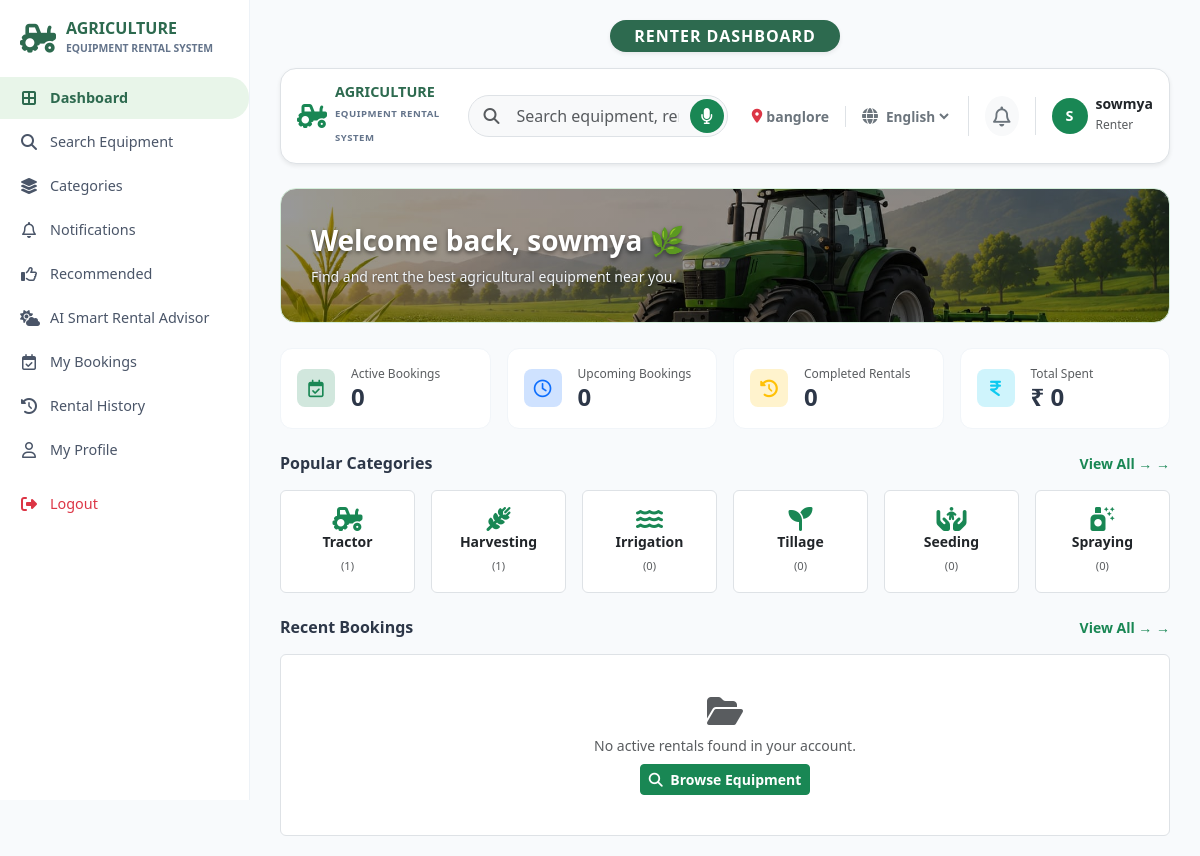
/renter_dashboard.php (signed in), run on the app's committed database.
### tables this page shows
CREATE TABLE `users` (
  `user_id` int(11) NOT NULL,
  `full_name` varchar(100) NOT NULL,
  `email` varchar(100) NOT NULL,
  `phone` varchar(15) NOT NULL,
  `password` varchar(255) NOT NULL,
  `role` enum('renter','lender') NOT NULL,
  `security_question` varchar(255) DEFAULT NULL,
  `security_answer` varchar(255) DEFAULT NULL,
  `address` varchar(255) DEFAULT NULL,
  `profile_pic` varchar(255) DEFAULT 'default_avatar.png',
  `reset_otp` varchar(6) DEFAULT NULL,
  `otp_expires_at` datetime DEFAULT NULL,
  `otp_code` varchar(6) DEFAULT NULL,
  `otp_expiry` datetime DEFAULT NULL
);

CREATE TABLE `categories` (
  `category_id` int(11) NOT NULL,
  `category_name` varchar(50) NOT NULL,
  `description` text DEFAULT NULL,
  `image` varchar(255) DEFAULT NULL,
  `icon_class` varchar(50) DEFAULT 'fa-tractor'
);

### includes/lang.php (called while the page is built, shortened)
<?php
$current_lang = $_SESSION['lang'] ?? 'en';
function __($key) {
    global $translations, $current_lang;
    return $translations[$current_lang][$key] ?? $translations['en'][$key] ?? $key;
}
?>

### renter_dashboard.php (the view, shortened to what this page needs)
<?php
require_once 'includes/lang.php';
$user_id = mysqli_real_escape_string($conn, $_SESSION['user_id']);
$user_query = "SELECT full_name, email, COALESCE(address, 'Not Specified') AS address, COALESCE(city, '') AS city, COALESCE(district, '') AS district, COALESCE(state, '') AS state FROM users WHERE user_id = '$user_id'";
$user_res = mysqli_query($conn, $user_query);
$user_info = mysqli_fetch_assoc($user_res);
function dashboard_category_label($category_name) {
    $key = strtolower(trim($category_name));
    $category_keys = [
        'tractor' => 'tractor',
        'harvesting' => 'harvesting',
        'irrigation' => 'irrigation',
        'tillage' => 'tillage',
        'seeding' => 'seeding',
        'spraying' => 'spraying'
    ];
    if (isset($category_keys[$key])) {
        $translated = __($category_keys[$key]);
        return ($translated !== $category_keys[$key]) ? $translated : $category_name;
    }
    return $category_name;
}
$active_sql = "SELECT COUNT(*) AS total FROM bookings WHERE renter_id = '$user_id' AND status IN ('confirmed', 'active')";
$active_res = mysqli_query($conn, $active_sql);
$active_count = ($active_res) ? mysqli_fetch_assoc($active_res)['total'] : 0;
$upcoming_sql = "SELECT COUNT(*) AS total FROM bookings WHERE renter_id = '$user_id' AND status = 'pending'";
$upcoming_res = mysqli_query($conn, $upcoming_sql);
$upcoming_count = ($upcoming_res) ? mysqli_fetch_assoc($upcoming_res)['total'] : 0;
$completed_sql = "SELECT COUNT(*) AS total FROM bookings WHERE renter_id = '$user_id' AND status = 'completed'";
$completed_res = mysqli_query($conn, $completed_sql);
$completed_count = ($completed_res) ? mysqli_fetch_assoc($completed_res)['total'] : 0;
$spent_sql = "SELECT SUM(total_amount) AS total FROM bookings WHERE renter_id = '$user_id' AND status = 'completed'";
$spent_res = mysqli_query($conn, $spent_sql);
$spent_val = mysqli_fetch_assoc($spent_res)['total'];
$total_spent = ($spent_val) ? number_format($spent_val, 0) : '0';
$cat_query = "SELECT category_id, category_name, icon_class FROM categories LIMIT 6";
$cat_res = mysqli_query($conn, $cat_query);
$recent_query = "SELECT b.*, e.title AS equipment_name
                 FROM bookings b
                 JOIN equipment e ON b.equipment_id = e.equipment_id
                 WHERE b.renter_id = '$user_id'
                 ORDER BY b.booking_id DESC LIMIT 5";
$recent_res = mysqli_query($conn, $recent_query);
?>
<!DOCTYPE html>
<html lang="<?= $current_lang; ?>">
<head>
    <link href="https://cdn.jsdelivr.net/npm/bootstrap@5.3.2/dist/css/bootstrap.min.css" rel="stylesheet">
    <link rel="stylesheet" href="https://cdnjs.cloudflare.com/ajax/libs/font-awesome/6.4.2/css/all.min.css">
</head>
<body>
    <?php include 'renter_sidebar.php'; ?>
    <div class="main-wrapper">
        <div class="text-center mb-3">
            <span class="badge bg-success text-white px-4 py-2 rounded-pill fs-6 fw-bold shadow-sm" style="background-color: #2d6a4f !important; letter-spacing: 1px;">
                <?= strtoupper(__('renter_dashboard')); ?>
            </span>
        </div>
        <div class="top-navbar bg-white p-3 rounded-4 shadow-sm border d-flex align-items-center justify-content-between mb-4">
            <div class="d-flex align-items-center gap-3">
                <div class="brand-logo d-flex align-items-center gap-2">
                    <i class="fa-solid fa-tractor text-success fa-xl"></i>
                    <div>
                        <strong style="color: #2d6a4f; display: block; line-height: 1; font-size: 0.9rem;">AGRICULTURE</strong>
                        <span style="font-size: 0.6rem; color: #64748b; font-weight: 700; letter-spacing: 0.5px;">EQUIPMENT RENTAL SYSTEM</span>
                    </div>
                </div>
            </div>
            <form action="search_equipment.php" method="GET" id="searchForm" class="flex-grow-1 mx-4" style="max-width: 450px;">
                <div class="position-relative d-flex align-items-center">
                    <i class="fa-solid fa-magnifying-glass position-absolute start-0 ms-3 text-muted"></i>
                    <input type="text" name="q" id="searchInput" class="form-control rounded-pill ps-5 pe-5 border bg-light"
                           placeholder="<?= __('search_placeholder'); ?>" style="height: 42px;">
                    <button type="button" id="micBtn" onclick="startVoiceSearch()"
                            class="btn btn-success rounded-circle position-absolute end-0 me-1 d-flex align-items-center justify-content-center"
                            style="width: 34px; height: 34px; border: none;" title="Click to speak">
                        <i class="fa-solid fa-microphone text-white" id="micIcon"></i>
                    </button>
                </div>
            </form>
            <div class="d-flex align-items-center gap-3">
                <div class="small text-secondary fw-semibold d-none d-lg-flex align-items-center gap-1">
                    <i class="fa-solid fa-location-dot text-danger"></i>
                    <span><?= htmlspecialchars($user_info['address'] ?? 'Devanahalli, Bengaluru Rural'); ?></span>
                </div>
                <div class="d-flex align-items-center gap-1 border-start ps-3">
                    <i class="fa-solid fa-globe text-secondary"></i>
                    <select class="lang-select border-0 bg-transparent fw-semibold text-secondary small"
                            onchange="window.location.href='renter_dashboard.php?lang=' + this.value;">
                        <option value="en" <?= ($current_lang === 'en') ? 'selected' : ''; ?>>English</option>
                    </select>
                </div>
                <div class="border-start ps-3">
                    <a href="notifications.php?lang=<?= urlencode($current_lang); ?>"
                       class="btn btn-light border-0 position-relative p-2 rounded-circle"
                       title="<?= htmlspecialchars(__('notifications')); ?>">
                        <i class="fa-regular fa-bell text-secondary fa-lg"></i>
                    </a>
                </div>
                <a href="profile.php" class="d-flex align-items-center gap-2 border-start ps-3 text-decoration-none text-dark" title="<?= htmlspecialchars(__('my_profile')); ?>">
                    <div class="bg-success text-white rounded-circle d-flex align-items-center justify-content-center fw-bold"
                         style="width: 36px; height: 36px; font-size: 0.9rem;">
                        <?= strtoupper(substr($user_info['full_name'] ?? 'P', 0, 1)); ?>
                    </div>
                    <div class="d-none d-sm-block">
                        <div class="fw-bold small lh-1">
                            <?= htmlspecialchars($user_info['full_name'] ?? 'Pragathi'); ?>
                        </div>
                        <span class="text-muted" style="font-size: 0.75rem;">
                            <?= htmlspecialchars(__('renter_role')); ?>
                        </span>
                    </div>
                </a>
            </div>
        </div>
        <div class="welcome-banner">
            <div style="max-width: 100%;">
                <h3 class="fw-bold mb-2">
                    <?= __('welcome_back'); ?>, <?= htmlspecialchars($user_info['full_name'] ?? 'User'); ?> 🌿
                </h3>
                <p class="mb-0 small">
                    <?= __('find_and_rent'); ?>
                </p>
            </div>
        </div>
        <div class="row g-3 mb-4">
            <div class="col-md-3">
                <div class="stat-card d-flex align-items-center gap-3">
                    <div class="stat-icon-wrapper bg-success-subtle text-success">
                        <i class="fa-regular fa-calendar-check"></i>
                    </div>
                    <div>
                        <div class="text-muted" style="font-size: 0.75rem;">
                            <?= __('active_bookings'); ?>
                        </div>
                        <h4 class="fw-bold mb-0">
                            <?= $active_count; ?>
                        </h4>
                    </div>
                </div>
            </div>
            <div class="col-md-3">
                <div class="stat-card d-flex align-items-center gap-3">
                    <div class="stat-icon-wrapper bg-primary-subtle text-primary">
                        <i class="fa-regular fa-clock"></i>
                    </div>
                    <div>
                        <div class="text-muted" style="font-size: 0.75rem;">
                            <?= __('upcoming_bookings'); ?>
                        </div>
                        <h4 class="fw-bold mb-0">
                            <?= $upcoming_count; ?>
                        </h4>
                    </div>
                </div>
            </div>
            <div class="col-md-3">
                <div class="stat-card d-flex align-items-center gap-3">
                    <div class="stat-icon-wrapper bg-warning-subtle text-warning">
                        <i class="fa-solid fa-history"></i>
                    </div>
                    <div>
                        <div class="text-muted" style="font-size: 0.75rem;">
                            <?= __('completed_rentals'); ?>
                        </div>
                        <h4 class="fw-bold mb-0">
                            <?= $completed_count; ?>
                        </h4>
                    </div>
                </div>
            </div>
            <div class="col-md-3">
                <div class="stat-card d-flex align-items-center gap-3">
                    <div class="stat-icon-wrapper bg-info-subtle text-info">
                        <i class="fa-solid fa-indian-rupee-sign"></i>
                    </div>
                    <div>
                        <div class="text-muted" style="font-size: 0.75rem;">
                            <?= __('total_spent'); ?>
                        </div>
                        <h4 class="fw-bold mb-0">
                            ₹ <?= $total_spent; ?>
                        </h4>
                    </div>
                </div>
            </div>
        </div>
        <div class="d-flex justify-content-between align-items-center mb-3">
            <h6 class="fw-bold mb-0">
                <?= __('popular_categories'); ?>
            </h6>
            <a href="categories.php" class="text-success small text-decoration-none fw-semibold">
                <?= __('view_all'); ?> →
            </a>
        </div>
        <div class="row g-3 mb-4">
            <?php if ($cat_res && mysqli_num_rows($cat_res) > 0): ?>
                <?php while ($cat = mysqli_fetch_assoc($cat_res)): ?>
                    <?php
                        $cat_name = dashboard_category_label($cat['category_name']);
                        $q_equip = "SELECT COUNT(*) AS total
                                    FROM equipment
                                    WHERE category_id = " . (int)$cat['category_id'];
                        $res_equip = mysqli_query($conn, $q_equip);
                        $row_equip = mysqli_fetch_assoc($res_equip);
                        $total_equipment_count = $row_equip['total'] ?? 0;
                    ?>
                    <div class="col-md-2 col-4">
                        <a href="category_items.php?category_id=<?= (int)$cat['category_id']; ?>" class="text-decoration-none text-dark d-block h-100">
                            <div class="bg-white border rounded p-3 text-center h-100 cat-box">
                                <i class="<?= $cat['icon_class'] ?: 'fa-solid fa-gears'; ?> text-success fa-xl mb-2"></i>
                                <div class="fw-bold small">
                                    <?= htmlspecialchars($cat_name); ?>
                                </div>
                                <span class="text-muted" style="font-size: 0.7rem;">
                                    (<?= (int)$total_equipment_count; ?>)
                                </span>
                            </div>
                        </a>
                    </div>
                <?php endwhile; ?>
            <?php endif; ?>
        </div>
        <div class="d-flex justify-content-between align-items-center mb-3">
            <h6 class="fw-bold mb-0">
                <?= __('recent_bookings'); ?>
            </h6>
            <a href="my_bookings.php" class="text-success small text-decoration-none fw-semibold">
                <?= __('view_all'); ?> →
            </a>
        </div>
        <div class="bg-white rounded border p-3">
            <?php if ($recent_res && mysqli_num_rows($recent_res) > 0): ?>
                <table class="table align-middle small mb-0">
                    <thead class="table-light">
                        <tr>
                            <th><?= htmlspecialchars(__('table_col_equipment')); ?></th>
                            <th><?= htmlspecialchars(__('booking_id')); ?></th>
                            <th><?= htmlspecialchars(__('from_to')); ?></th>
                            <th><?= htmlspecialchars(__('table_col_status')); ?></th>
                            <th><?= htmlspecialchars(__('amount')); ?></th>
                        </tr>
                    </thead>
                    <tbody>
                        <?php while ($row = mysqli_fetch_assoc($recent_res)): ?>
                            <tr>
                                <td>
                                    <strong>
                                        <?= htmlspecialchars($row['equipment_name']); ?>
                                    </strong>
                                </td>
                                <td>
                                    BK<?= $row['booking_id']; ?>
                                </td>
                                <td>
                                    <?= $row['start_date']; ?> - <?= $row['end_date']; ?>
                                </td>
                                <td>
                                    <span class="badge bg-<?= ($row['status'] == 'confirmed') ? 'success' : (($row['status'] == 'pending') ? 'warning' : 'secondary'); ?>">
                                        <?= htmlspecialchars(dashboard_status_label($row['status'])); ?>
                                    </span>
                                </td>
                                <td>
                                    ₹ <?= number_format($row['total_amount']); ?>
                                </td>
                            </tr>
                        <?php endwhile; ?>
                    </tbody>
                </table>
            <?php else: ?>
                <div class="text-center py-4">
                    <i class="fa-solid fa-folder-open text-muted fa-2x mb-2"></i>
                    <p class="text-muted small mb-2">
                        <?= __('no_active_rentals'); ?>
                    </p>
                    <a href="search_equipment.php" class="btn btn-sm btn-success fw-semibold">
                        <i class="fa-solid fa-magnifying-glass me-1"></i>
                        <?= __('browse_equipment'); ?>
                    </a>
                </div>
            <?php endif; ?>
        </div>
    </div>
</body>
</html>

### data on the page
users: full_name "S", full_name "sowmya"
categories: category_name "Tractor", total_equipment_count "1"
categories: category_name "Harvesting", total_equipment_count "1"
categories: category_name "Irrigation", total_equipment_count "0"
categories: category_name "Tillage", total_equipment_count "0"
categories: category_name "Seeding", total_equipment_count "0"
categories: category_name "Spraying", total_equipment_count "0"

### other printed values
__('brand_main') "AGRICULTURE"
__('brand_sub') "EQUIPMENT RENTAL SYSTEM"
__('dashboard') "Dashboard"
__('search_equipment') "Search Equipment"
__('categories') "Categories"
__('notifications') "Notifications"
__('recommended') "Recommended"
__('weather_advisor') "AI Smart Rental Advisor"
__('my_bookings') "My Bookings"
__('rental_history') "Rental History"
__('my_profile') "My Profile"
__('logout') "Logout"
__('renter_dashboard') "RENTER DASHBOARD"
$user_info['address'] "banglore"
__('renter_role') "Renter"
